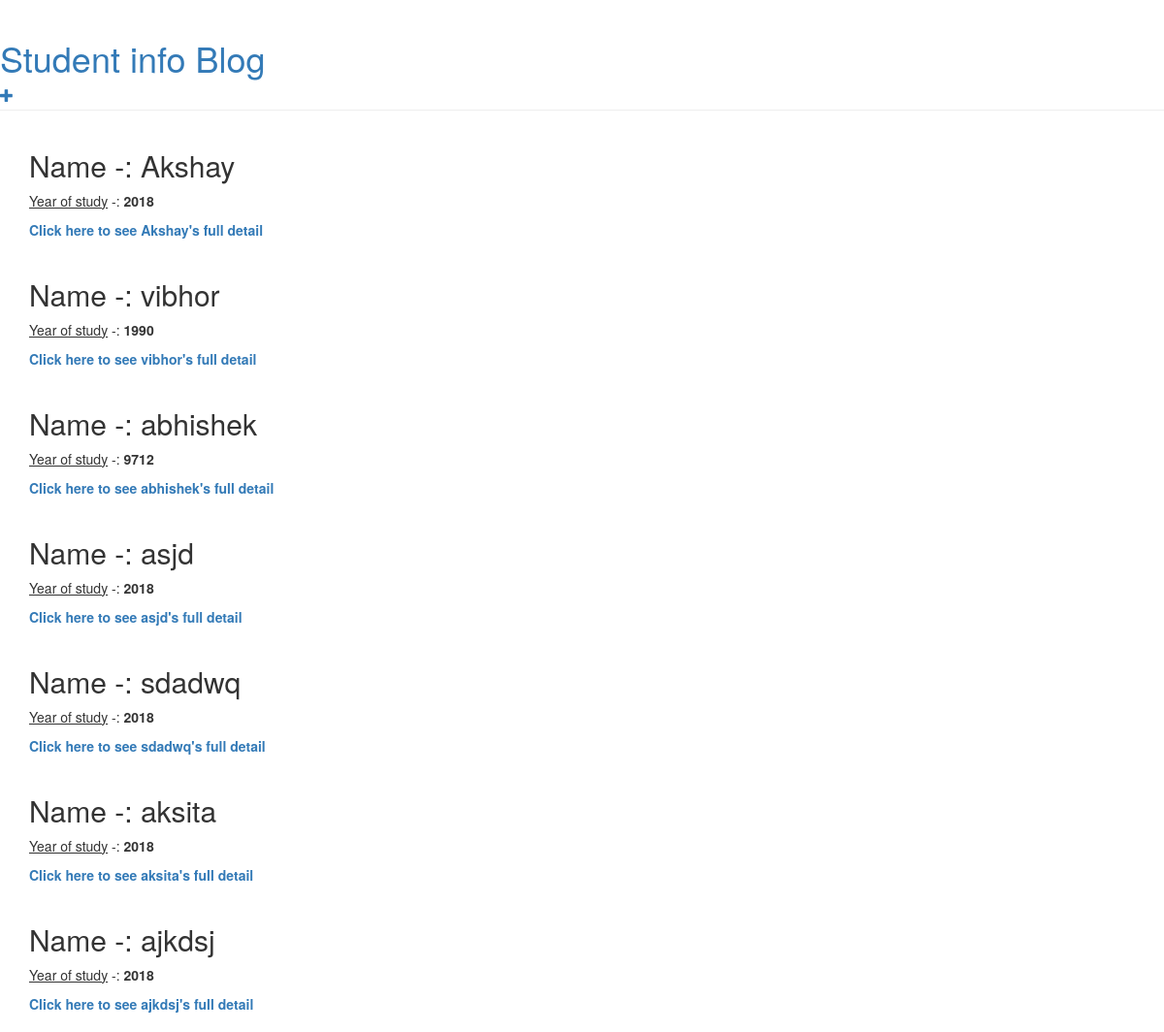
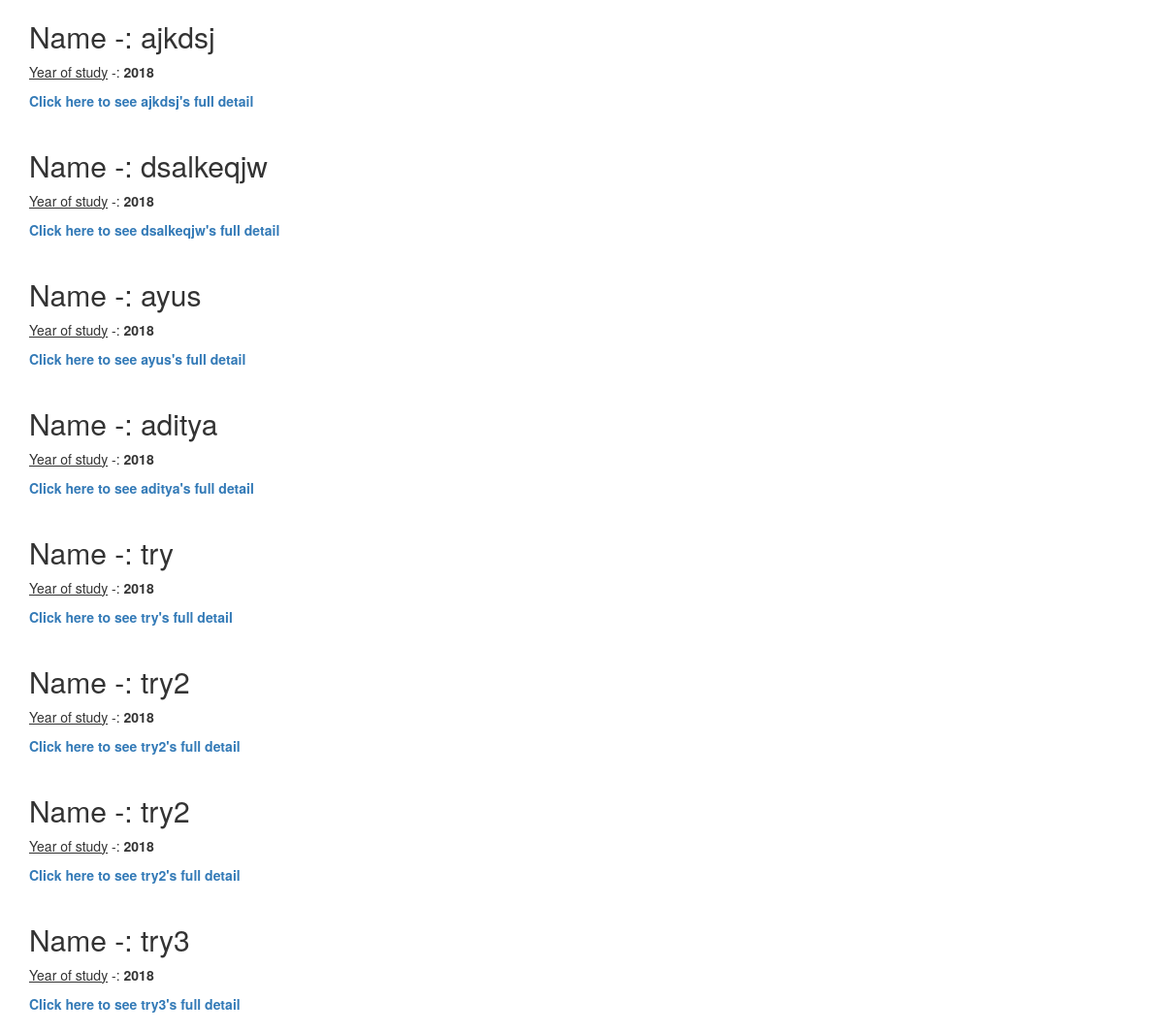
/detail/, run on the app's committed database (2 pictures, top to bottom).
### student_info/models.py (models this page shows)
class info(models.Model):               # created the first model/database of info
    first_name = models.CharField(max_length = 30)
    last_name = models.CharField(max_length = 30)
    year = models.PositiveSmallIntegerField(default = 2018)
    message = models.TextField(max_length=500)
    def __str__(self):              # tell what to return whhen asked
        return self.first_name

### student_info/views.py (the view)
# urls.py: path('detail/', views.details, name= 'details'),  # linkin detail keword to detail view
def details(request):
    detail = info.objects.all()
    return render(request, 'student_info/detail.html', {'detail':detail}) # dictionary links the keyword detail to detail i.e our database

### student_info/templates/student_info/detail.html
{% extends 'student_info/base.html' %}
{% block content %}
      {% for details in detail %}
        <h2>Name -: {{ details }} </h2>
        <u><p>Year of study</u> -: <b>{{ details.year }}</b></p>
        <b><a href="{% url 'deep_info_student' pk=details.pk %}">Click here to see {{details}}'s full detail</a></b>
        <br><br>
      {% endfor %}
{% endblock %}

### student_info/templates/student_info/base.html
<head>
  <link rel="stylesheet" href="//maxcdn.bootstrapcdn.com/bootstrap/3.2.0/css/bootstrap.min.css">
  <link rel="stylesheet" href="//maxcdn.bootstrapcdn.com/bootstrap/3.2.0/css/bootstrap-theme.min.css">
</head>
<body>
    <div class="page-header">
        <h1><a href="/">Student info Blog</a></h1>
        <a href="{% url 'add_student' %}" class="top-menu"><span class="glyphicon glyphicon-plus"></span></a>
    </div>
    <div class="content container">
        <div class="row">
            <div class="col-md-8">
              {% block content %}
              {% endblock %}
            </div>
        </div>
    </div>
</body>

### data on the page
info: first_name "Akshay", year "2018"
info: first_name "vibhor", year "1990"
info: first_name "abhishek", year "9712"
info: first_name "asjd", year "2018"
info: first_name "sdadwq", year "2018"
info: first_name "aksita", year "2018"
info: first_name "ajkdsj", year "2018"
info: first_name "ajkdsj", year "2018"
info: first_name "dsalkeqjw", year "2018"
info: first_name "ayus", year "2018"
info: first_name "aditya", year "2018"
info: first_name "try", year "2018"
info: first_name "try2", year "2018"
info: first_name "try2", year "2018"
info: first_name "try3", year "2018"
